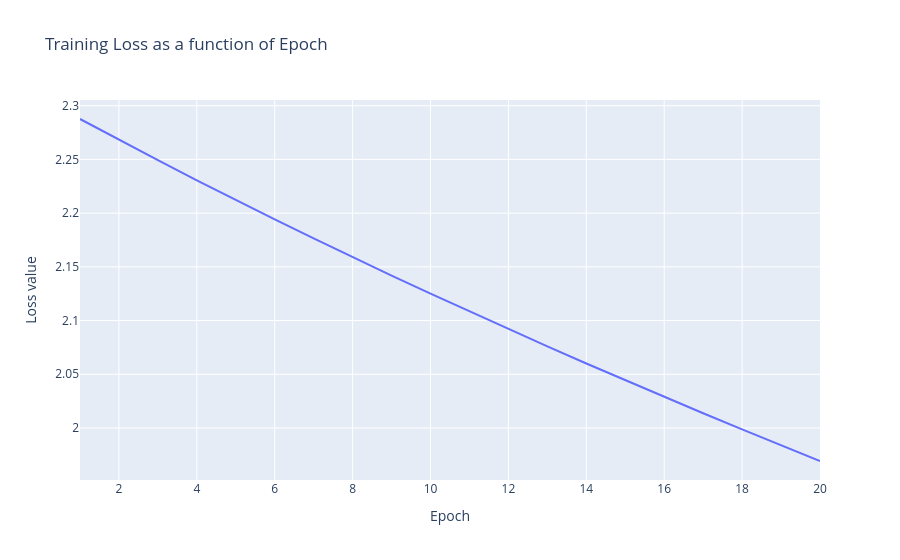

Source (notebook cell):
### Code cell
import plotly.graph_objects as go

# Assuming 'loss_epoch' is a list containing your training loss values for each epoch

# Create a trace
trace = go.Scatter(x=list(range(1, len(loss_epoch)+1)), y=loss_epoch, mode='lines', name='Training Loss')

# Create layout
layout = go.Layout(title='Training Loss as a function of Epoch',
                   xaxis=dict(title='Epoch'),
                   yaxis=dict(title='Loss value'))

# Create figure
fig = go.Figure(data=[trace], layout=layout)

# Show the plot
fig.show()

### Figure 1 — Plotly figure (JSON) as saved in the notebook; plotly's stock layout.template omitted (floating-point values rounded to 4 significant figures)
{"data": [{"mode": "lines", "name": "Training Loss", "type": "scatter", "x": [1, 2, 3, 4, 5, 6, 7, 8, 9, 10, 11, 12, 13, 14, 15, 16, 17, 18, 19, 20], "y": [2.288, 2.268, 2.249, 2.231, 2.212, 2.194, 2.176, 2.159, 2.142, 2.125, 2.108, 2.092, 2.076, 2.06, 2.044, 2.029, 2.014, 1.999, 1.984, 1.969]}], "layout": {"title": {"text": "Training Loss as a function of Epoch"}, "xaxis": {"title": {"text": "Epoch"}}, "yaxis": {"title": {"text": "Loss value"}}}}
